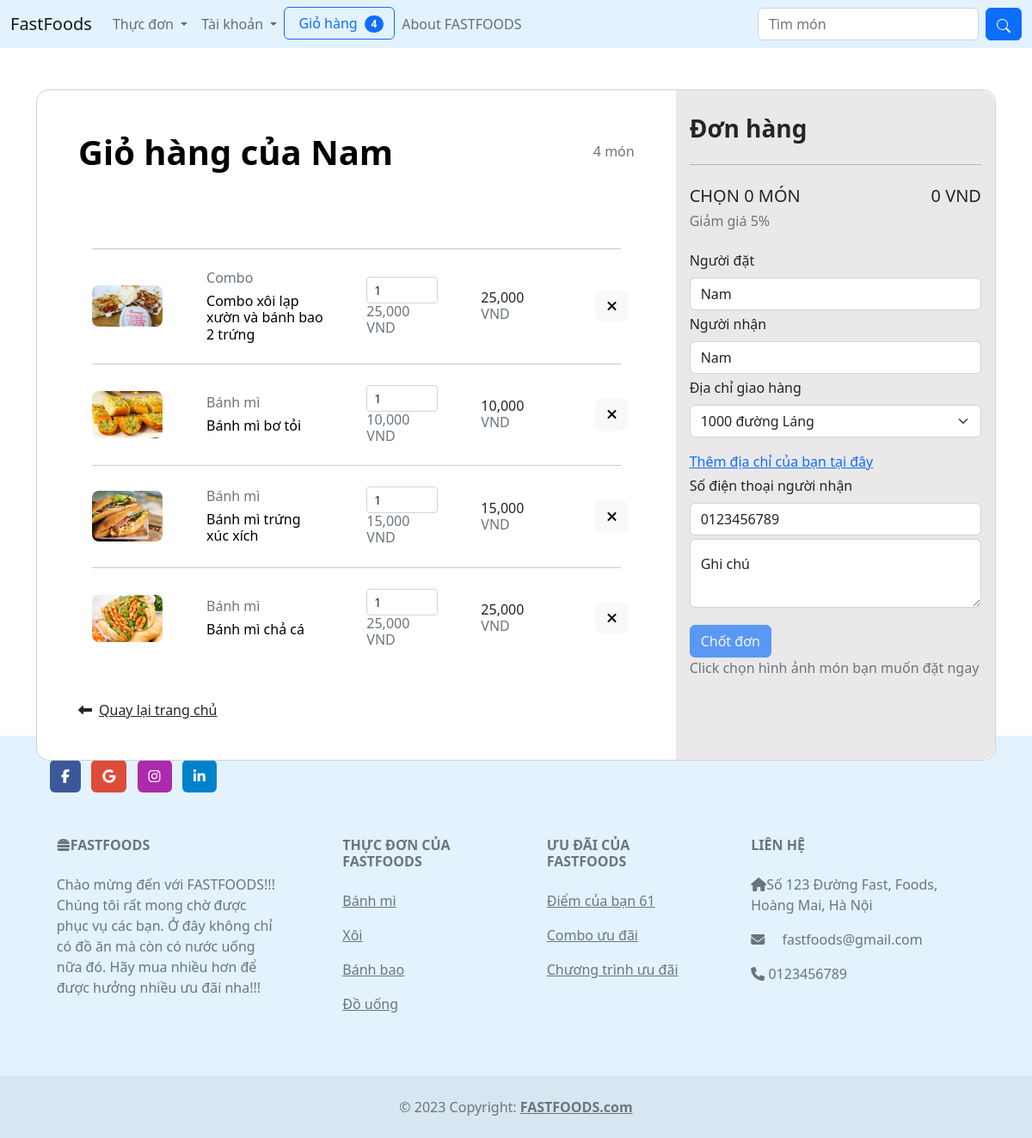
The app's page /cart/ (signed in) with its own data.
### cart/models.py (models this page shows, shortened)
class Cart(models.Model):
    product = models.ForeignKey(Product, on_delete=models.CASCADE)
    customer = models.ForeignKey(User, on_delete=models.CASCADE)
    quantity = models.IntegerField(default=0)
    order = models.ForeignKey(Order, on_delete=models.CASCADE, default='', blank=True, null = True)
    ADDED = "AD"
    CHOSE = "CH"
    ORDERED = "OR"
    CANCEL = "CA"
    CART_STATUS = [
        (ADDED, "Trong giỏ"),
        (CHOSE, "Chọn đặt"),
        (ORDERED, "Đã đặt"),
        (CANCEL, "Đơn hủy"),
    ]
    status = models.CharField(
        max_length=2,
        choices=CART_STATUS,
        default=ADDED,
    )
    class Meta:
        verbose_name_plural = 'Giỏ hàng'

### webstore/models.py (models this page shows, shortened)
class Product(models.Model):
    name = models.CharField(verbose_name='Tên món',max_length=50)
    price = models.IntegerField(verbose_name='Giá',default=0)
    category = models.ForeignKey(Category, on_delete=models.CASCADE, default=1, verbose_name='Loại món')
    description = models.CharField(max_length=250, default='', blank= True, null = True)
    image = models.ImageField(upload_to= 'uploads/product/',verbose_name='Hình ảnh')
    ordered_times = models.IntegerField(default=0, verbose_name='Số lần đặt')
    min_user_rating = models.IntegerField(default=0, verbose_name='Điểm thấp nhất để được mua')
    combo = models.BooleanField(default=False)
    class Meta:
        verbose_name_plural = 'Danh sách các món'

class Category(models.Model):
    name = models.CharField(max_length=50)
    def __str__(self):
        return self.name
    class Meta:
        verbose_name_plural = 'Danh sách loại món'

### users/models.py (models this page shows, shortened)
class Profile(models.Model):
    customer = models.OneToOneField(User,on_delete=models.CASCADE)
    rating = models.IntegerField(default=50)
    phonenum = models.CharField(max_length=10,blank=True,null=True,default=None)
    class Meta:
        verbose_name_plural = 'Thông tin người dùng'

### cart/views.py (the view)
# urls.py: path('', views.cart_inventory,name='cart_inventory' ),
def cart_inventory(request):
    addresses = Address.objects.filter(customer=request.user)
    profile = Profile.objects.get(customer=request.user)
    rating = profile.rating
    discount = "0%"
    adc = 1
    if rating > 80:
        discount = "10%"
        adc = 0.9
    elif rating > 60:
        discount = "5%"
        adc = 0.95
    else: pass
    return render(request,'cart_inventory.html',{'addresses': addresses, 'discount': discount,'adc':adc})

### users/context_processors.py (called while the page is built)
def profile(request):
    if request.user.is_authenticated:
        return {'profile': Profile.objects.get(customer=request.user)}
    return{}

### webstore/context_processors.py (called while the page is built)
def menu(request):
    categories = []
    for cate in Category.objects.all().exclude(name="Combo"):
        if Product.objects.filter(category = cate).exists():
            categories.append(cate.id)
    return {'categories': Category.objects.filter(id__in=categories),
            'products': Product.objects.all().order_by('-ordered_times'),
            }

def combo(request):
    if request.user.is_authenticated:
        profile = Profile.objects.get(customer = request.user)
        combos = Product.objects.filter(combo = True)
        rating = profile.rating
        combos = combos.filter(min_user_rating__lte=rating)
        return {'combos': combos,}
    return {}

### cart/templates/cart_inventory.html (shortened to what this page needs)
{% extends 'base.html' %}
{% load static %}
{% load humanize %}
{% load extraFilter %}
{% block link %}
<link href="{% static 'css/cart.css' %}" rel="stylesheet">
{% endblock %}
{% block content %}
<section class="h-100 h-custom" style="background-color: transparent;">
    <div class="container py-5 h-100">
      <div class="row d-flex justify-content-center align-items-center h-100">
        <div class="col-12">
          <div class="card card-registration card-registration-2" style="border-radius: 15px;">
            <div class="card-body p-0">
              <div class="row g-0">
                <div class="col-lg-8">
                  <div class="p-5">
                    <div class="d-flex justify-content-between align-items-center mb-5">
                      <h1 class="fw-bold mb-0 text-black">Giỏ hàng của {{ user.first_name }}</h1>
                      <h6 class="mb-0 text-muted"> <span id="cart_qty">{{ cartqty }}</span> món </h6>
                    </div>
                    <div class="h-100 p-3" style="max-height: 65vh;overflow: scroll;">
                    {% for item in cartitems %}
                    {% if item.status == "CH"%}
                    <hr class="my-4" id="hr{{item.id}}">
                    <input type='hidden' id='status{{item.id}}' value='{{item.status}}'>
                    <div class="row mb-4 d-flex justify-content-between align-items-center" id="cartnumber{{item.id}}" style="background:  #33ff33;" >
                    {% else %}
                    <hr class="my-4" id="hr{{item.id}}">
                    <div class="row mb-4 d-flex justify-content-between align-items-center" id="cartnumber{{item.id}}">
                        {% endif %}
                      <div class="col-md-2 col-lg-2 col-xl-2" id="update-cart-status{{item.id}}">
                        <img
                          src="../media/{{ item.product.image }}"
                          class="img-fluid rounded-3" alt="{{item.product.name}}">
                      </div>
                      <div class="col-md-3 col-lg-3 col-xl-3">
                        <h6 class="text-muted">{{item.product.category}}</h6>
                        <h6 class="text-black mb-0">{{item.product.name}}</h6>
                      </div>
                      <div class="col-md-3 col-lg-3 col-xl-2">
                        <input id="update-cart-qty{{item.id}}" min="1" onkeypress="return event.charCode >= 48 && event.charCode <= 57" name="quantity" value="{{item.quantity}}" type="number" class="form-control form-control-sm" />
                          <h6 class="mb-0 text-muted" >{{item.product.price|intcomma}} VND</h6>
                      </div>
                      <div class="col-md-3 col-lg-2 col-xl-2">
                            {% for key,value in carttotal.items %}
                                {% if key == item.id %}
                                <h6 class="mb-0" id="cartTotal{{ item.id }}" >
                                    {{value|intcomma}}
                                </h6>
                                {% endif %}
                            {% endfor %}
                        <h6 class="mb-0 text-muted" > VND</h6>
                      </div>
                      <div class="col-md-1 col-lg-1 col-xl-1 ">
                        <button type="button" id ="delete-cart{{ item.id }}" class=" btn btn-light"><i class="fa-solid fa-xmark"></i></button>
                      </div>
                    </div>
                     {% endfor %}
                </div>
                    <div class="pt-5">
                      <h6 class="mb-0"><a href="{% url 'homepage' %}" class="text-body"><i
                            class="fas fa-long-arrow-alt-left me-2"></i>Quay lại trang chủ</a></h6>
                    </div>
                  </div>
                </div>
                <div class="col-lg-4 bg-grey">
                  <div class="p-3">
                    <h3 class="fw-bold mb-3 mt-2 pt-1">Đơn hàng </h3>
                    <hr class="my-4">
                    <div class="d-flex justify-content-between">
                      <h5 class="text-uppercase">Chọn <span id="cartChosen"> {{cartChosen}} </span> món</h5>
                      <h5><span id="grandtotal"  > {{grandtotal|intcomma}}</span> VND</h5>
                    </div>
                    <h6 class="mb-4 text-muted"> Giảm giá {{discount}} </h6>
                    <form action="{% url 'create_order' %}" method="POST">
                      <div class="mb-1">
                        <label for="username" class="form-label">Người đặt</label>
                        <input type="text" class="form-control" name="username" value = "{{user.first_name}}" required />
                      </div>
                      <div class="mb-1">
                        <label for="receiver" class="form-label">Người nhận</label>
                        <input type="text" class="form-control" name="receiver"  value = "{{user.first_name}}" required />
                      </div>
                      <div class="mb-1">
                        <label for="address" class="form-label">Địa chỉ giao hàng</label>
                        <select class="form-select form-select-md mb-3" id ="address" name="address">
                          {% for address in addresses %}
                          {% if address.default %}
                          <option value="{{address.address}}" selected>{{address.address}}</option>
                          {% else %}
                          <option value="{{address.address}}">{{address.address}}</option>
                          {% endif %}
                          {% endfor %}
                        </select>
                        <span class="text-muted"><a href="{% url 'profile'%}">Thêm địa chỉ của bạn tại đây</a></span>
                      </div>
                      <div class="mb-1">
                        <label for="phonenum" class="form-label">Số điện thoại người nhận</label>
                        <input type="text" class="form-control" name="phonenum"  value = "{{profile.phonenum}}"/>
                      </div>
                      <div class="mb-1">
                        <div class="form-floating">
                          <textarea class="form-control" placeholder="Ghi chú cho đơn của bạn" name="ordernote" value="" style="height: 10vh"></textarea>
                          <label for="note">Ghi chú</label>
                        </div>
                      </div>
                      {% if cartChosen %}
                      <button type="submit" class="btn btn-primary mt-3" id="order">Chốt đơn</button>
                      {% else %}
                      <button type="submit" class="btn btn-primary mt-3" id="order" disabled=true >Chốt đơn</button><br/>
                      <span class="text-muted">Click chọn hình ảnh món bạn muốn đặt ngay</span>
                      {% endif %}
                    </form>
                  </div>
                </div>
              </div>
            </div>
          </div>
        </div>
      </div>
    </div>
  </section>
{% endblock %}

### webstore/templates/footer.html
<footer class="text-center text-lg-start bg-body-tertiary text-muted" style="background-color: #e3f2fd;">
    <div class="container p-4 pb-0">
        <section class="mb-4">
          <a
          data-mdb-ripple-init
            class="btn text-white btn-floating m-1"
            style="background-color: #3b5998;"
            href="#!"
            role="button"
            ><i class="fab fa-facebook-f"></i
          ></a>
          <a
            data-mdb-ripple-init
            class="btn text-white btn-floating m-1"
            style="background-color: #dd4b39;"
            href="#!"
            role="button"
            ><i class="fab fa-google"></i
          ></a>
          <a
            data-mdb-ripple-init
            class="btn text-white btn-floating m-1"
            style="background-color: #ac2bac;"
            href="#!"
            role="button"
            ><i class="fab fa-instagram"></i
          ></a>
          <a
            data-mdb-ripple-init
            class="btn text-white btn-floating m-1"
            style="background-color: #0082ca;"
            href="#!"
            role="button"
            ><i class="fab fa-linkedin-in"></i
          ></a>
        </section>
      </div>
    <section class="">
      <div class="container text-center text-md-start mt-5">
        <div class="row mt-3">
          <div class="col-md-3 col-lg-4 col-xl-3 mx-auto mb-4">
            <h6 class="text-uppercase fw-bold mb-4">
                <i class="fa-solid fa-burger fa-bounce"></i>FASTFOODS
            </h6>
            <p>
              Chào mừng đến với FASTFOODS!!!
              Chúng tôi rất mong chờ được phục vụ các bạn.
              Ở đây không chỉ có đồ ăn mà còn có nước uống nữa đó.
              Hãy mua nhiều hơn để được hưởng nhiều ưu đãi nha!!!
            </p>
          </div>
          <div class="col-md-2 col-lg-2 col-xl-2 mx-auto mb-4" >
            <h6 class="text-uppercase fw-bold mb-4">
              Thực đơn của FASTFOODS
            </h6>
            <div style="height: 12em; overflow: scroll">
            {% for category in categories %}
            <p>
              <a href="{% url 'allInCategory' category.id %}" class="text-reset">{{category.name}}</a>
            </p>
            {% endfor %}
            </div>
          </div>
          <div class="col-md-3 col-lg-2 col-xl-2 mx-auto mb-4">
            <h6 class="text-uppercase fw-bold mb-4">
              Ưu đãi của FASTFOODS
            </h6>
            {% if user.is_authenticated %}
            <p>
              <a href="#!" class="text-reset">Điểm của bạn <span>{{profile.rating}}</span> </a>
            </p>
            <p>
              <a href="#!" class="text-reset">Combo ưu đãi</a>
            </p>
            {% else %}
            <p>
                <a href="#!" class="text-reset">Đăng nhâp hoặc đăng ký ngay để nhận ưu đãi ngay!!! </a>
              </p>
            {% endif %}
            <p>
                <a href="#!" class="text-reset">Chương trình ưu đãi</a>
              </p>
          </div>
          <div class="col-md-4 col-lg-3 col-xl-3 mx-auto mb-md-0 mb-4">
            <h6 class="text-uppercase fw-bold mb-4">Liên hệ</h6>
            <p><i class="fa-solid fa-house"></i>Số 123 Đường Fast, Foods, Hoàng Mai, Hà Nội</p>
            <p>
              <i class="fas fa-envelope me-3"></i>
              fastfoods@gmail.com
            </p>
            <p><i class="fa-solid fa-phone fa-shake"></i> 0123456789</p>
          </div>
        </div>
      </div>
    </section>
    <div class="text-center p-4" style="background-color: rgba(0, 0, 0, 0.05);">
      © 2023 Copyright:
      <a class="text-reset fw-bold" href="{% url 'homepage' %}">FASTFOODS.com</a>
    </div>
  </footer>

### static/css/cart.css (style rules this page uses)
@media (min-width: 1025px) { .h-custom { height: 100vh !important; } }
.bg-grey { background-color: #eae8e8; }
@media (min-width: 992px) { .card-registration-2 .bg-grey { border-top-right-radius: 16px; border-bottom-right-radius: 16px; } }

### webstore/templates/base.html (style rules this page uses)
body { background-image: url("https://images.unsplash.com/photo-1517433367423-c7e5b0f35086?auto=format&fit=crop&q=80&w=1901&ixlib=rb-4.0.3&ixid=M3wxMjA3fDB8MHxwaG90by1wYWdlfHx8fGVufDB8fHx8fA%3D%3D"); background-repeat: no-repeat; background-attachment: fixed; }

### records on screen
Cart: product.image (picture), product.category "Combo", product.name "Combo xôi lạp xườn và bánh bao 2 trứng", quantity "1", product.price "25,000", carttotal "25,000"
Cart: product.image (picture), product.category "Bánh mì", product.name "Bánh mì bơ tỏi", quantity "1", product.price "10,000", carttotal "10,000"
Cart: product.image (picture), product.category "Bánh mì", product.name "Bánh mì trứng xúc xích", quantity "1", product.price "15,000", carttotal "15,000"
Cart: product.image (picture), product.category "Bánh mì", product.name "Bánh mì chả cá", quantity "1", product.price "25,000", carttotal "25,000"
Profile: phonenum "0123456789", rating "61"
Category: name "Bánh mì"
Category: name "Xôi"
Category: name "Bánh bao"
Category: name "Đồ uống"

### other values on screen
{{ cartqty }} "4"
{{ user.first_name }} "Nam"
{{ cartChosen }} "0"
{{ grandtotal|intcomma }} "0"
{{ discount }} "5%"
form field address "1000 đường Láng"
